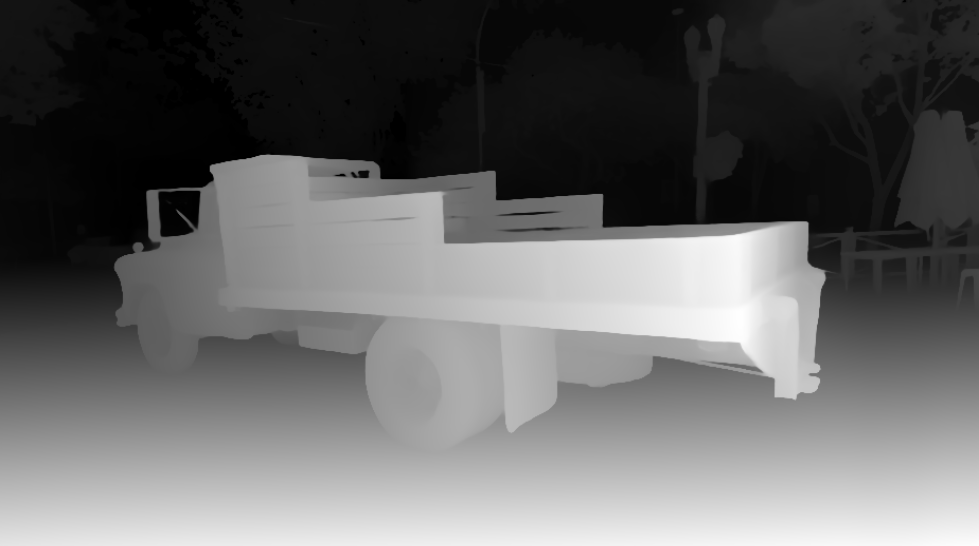
#> input picture 23.07-separate_bg_threshold/3DGS_truck_depth/000001.png, 979 x 546 px
$ python separate_img_depth.py
#> lines starting #> are read from the running program, lines starting #| are printed output that depends on the picture; after the words box and inside, x2 and y2 are one past the last pixel; in counts of white or black regions, pixels touching at a corner belong together
import cv2
import numpy as np

def separate_normal_image(depth_map_path, normal_image_path, threshold):
    # Load the depth map image
#> called with depth_map_path = '3DGS_truck_depth/000001.png', normal_image_path = '3DGS_truck/000001.png', threshold = 89
    depth_map = cv2.imread(depth_map_path, cv2.IMREAD_GRAYSCALE)
#> depth_map is the input picture: shape (546, 979); min 0, max 255, mean 101.7

    # Load the normal image
    normal_image = cv2.imread(normal_image_path)
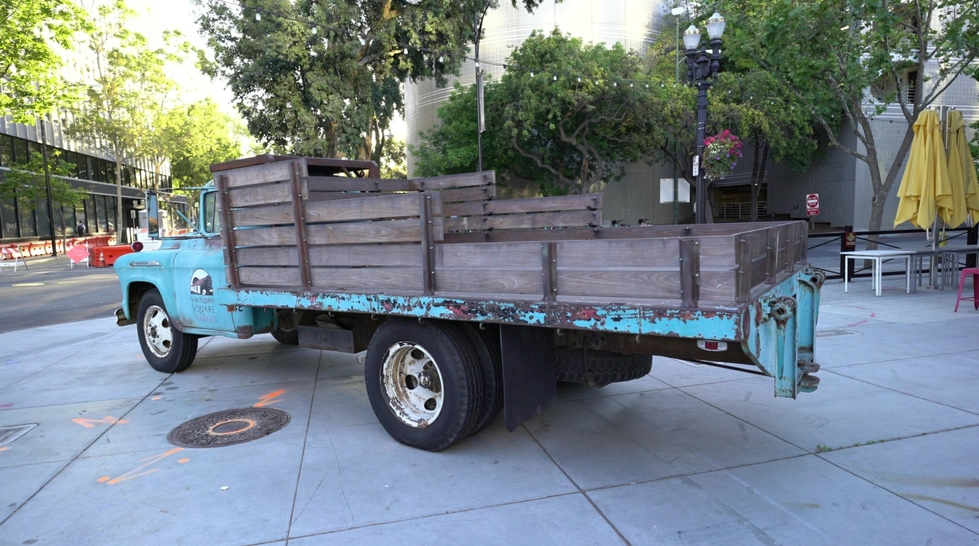
#> input picture 23.07-separate_bg_threshold/3DGS_truck/000001.png, 979 x 546 px
#> normal_image is the input picture: shape (546, 979, 3); mean B, G, R 133.7, 127.9, 116.6

    # Apply threshold to the depth map
    _, thresholded_depth_map = cv2.threshold(depth_map, threshold, 255, cv2.THRESH_BINARY)
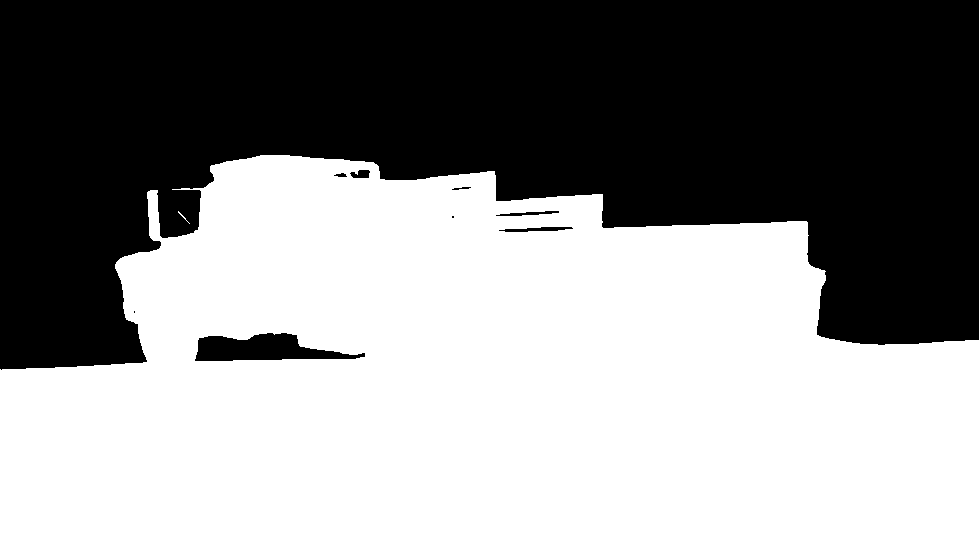
#> thresholded_depth_map: shape (546, 979); 54.8% white; 9 black regions (2 under 20 px), largest, box (x1, y1, x2, y2) and area: (0, 0, 979, 370) 238011, (195, 333, 365, 361) 2926, (499, 227, 573, 232) 219

    # Invert the thresholded depth map
    inverted_depth_map = cv2.bitwise_not(thresholded_depth_map)

    # Apply the inverted depth map as a mask to the normal image
    separated_image_1 = cv2.bitwise_and(normal_image, normal_image, mask=inverted_depth_map)
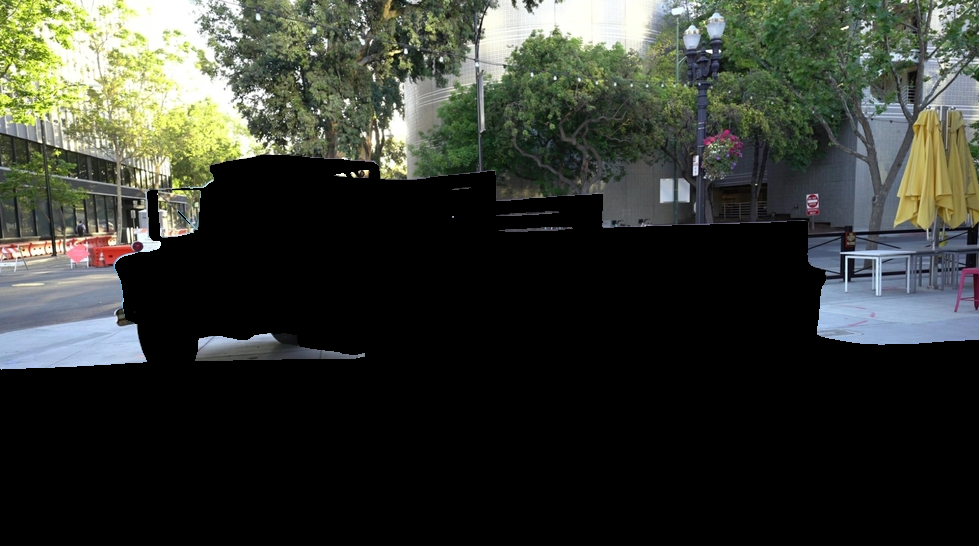
#> separated_image_1: shape (546, 979, 3); mean B, G, R 49.1, 56.3, 52.8
    separated_image_2 = cv2.bitwise_and(normal_image, normal_image, mask=thresholded_depth_map)
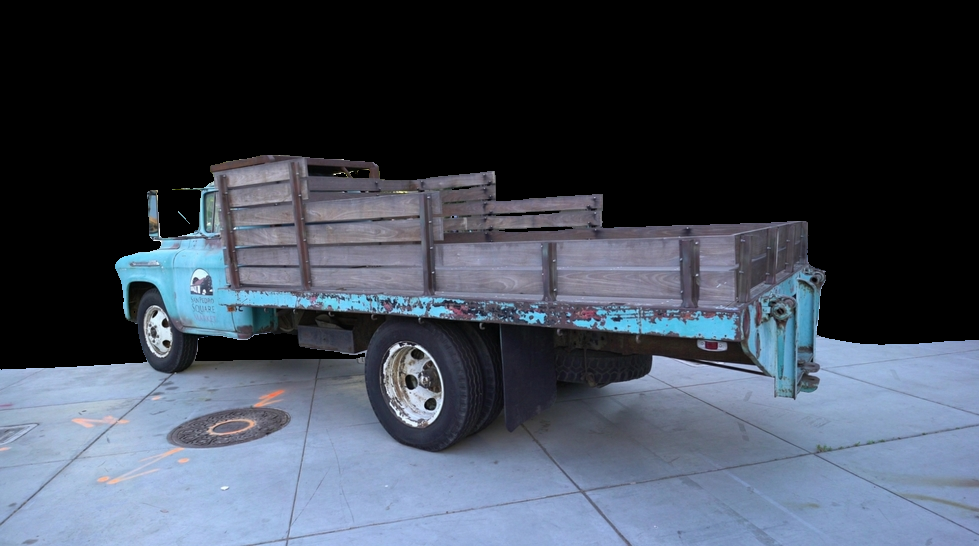
#> separated_image_2: shape (546, 979, 3); mean B, G, R 84.7, 71.6, 63.8

    # Save the separated images
    cv2.imwrite('results/separated_image_1.png', separated_image_1)
    cv2.imwrite('results/separated_image_2.png', separated_image_2)

# Example usage
depth_map_path = '3DGS_truck_depth/000001.png'
normal_image_path = '3DGS_truck/000001.png'
threshold = 89

separate_normal_image(depth_map_path, normal_image_path, threshold)
